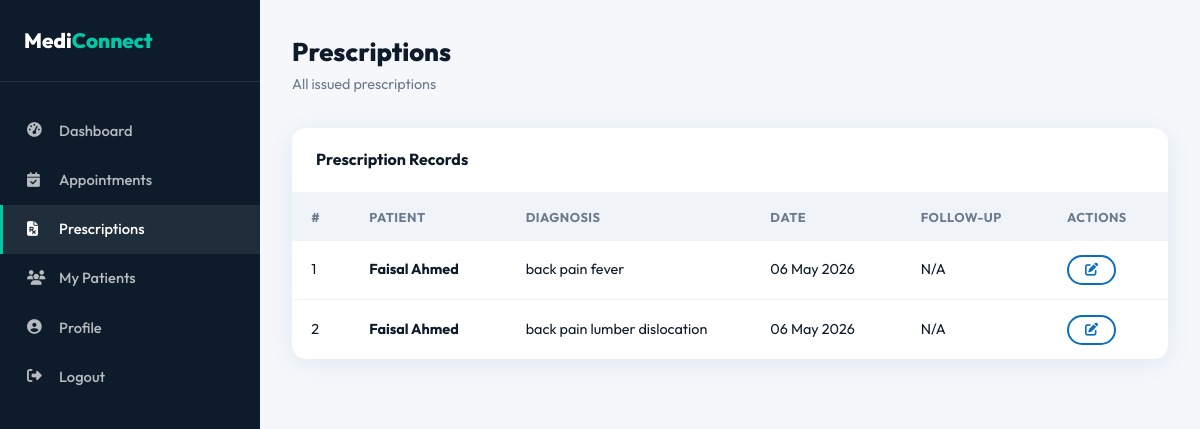
Page /doctor/prescriptions.php (signed in) on the committed database.
### tables this page shows
CREATE TABLE `prescriptions` (
  `id` int(11) NOT NULL,
  `appointment_id` int(11) NOT NULL,
  `patient_id` int(11) NOT NULL,
  `doctor_id` int(11) NOT NULL,
  `diagnosis` text DEFAULT NULL,
  `medicines` text DEFAULT NULL,
  `instructions` text DEFAULT NULL,
  `follow_up_date` date DEFAULT NULL,
  `file_path` varchar(255) DEFAULT NULL,
  `created_at` timestamp NOT NULL DEFAULT current_timestamp()
);

CREATE TABLE `users` (
  `id` int(11) NOT NULL,
  `full_name` varchar(100) NOT NULL,
  `email` varchar(100) NOT NULL,
  `password` varchar(255) NOT NULL,
  `phone` varchar(20) DEFAULT NULL,
  `date_of_birth` date DEFAULT NULL,
  `gender` enum('Male','Female','Other') DEFAULT NULL,
  `blood_group` varchar(5) DEFAULT NULL,
  `address` text DEFAULT NULL,
  `profile_pic` varchar(255) DEFAULT 'default.png',
  `created_at` timestamp NOT NULL DEFAULT current_timestamp()
);

### includes/functions.php (called while the page is built, shortened)
<?php
function formatDate($date) {
    return date('d M Y', strtotime($date));
}
?>

### doctor/prescriptions.php (the view, shortened to what this page needs)
<?php
require_once '../includes/functions.php';
$doc_id = $_SESSION['doctor_id'];
$prescriptions = mysqli_query($conn, "SELECT p.*, u.full_name as pat_name, u.phone as pat_phone FROM prescriptions p JOIN users u ON p.patient_id=u.id WHERE p.doctor_id=$doc_id ORDER BY p.created_at DESC");
?>
<!DOCTYPE html>
<html lang="en">
<head>
<link rel="stylesheet" href="https://cdnjs.cloudflare.com/ajax/libs/font-awesome/6.4.0/css/all.min.css">
<link rel="stylesheet" href="<?= SITE_URL ?>/css/style.css">
</head>
<body>
<div class="dashboard">
    <nav class="sidebar">
        <div class="sidebar-brand">Medi<span>Connect</span></div>
        <ul class="sidebar-menu">
            <li><a href="dashboard.php"><i class="fas fa-tachometer-alt"></i> Dashboard</a></li>
            <li><a href="appointments.php"><i class="fas fa-calendar-check"></i> Appointments</a></li>
            <li><a href="prescriptions.php" class="active"><i class="fas fa-file-prescription"></i> Prescriptions</a></li>
            <li><a href="patients.php"><i class="fas fa-users"></i> My Patients</a></li>
            <li><a href="profile.php"><i class="fas fa-user-circle"></i> Profile</a></li>
            <li><a href="../logout.php"><i class="fas fa-sign-out-alt"></i> Logout</a></li>
        </ul>
    </nav>
    <main class="dashboard-main">
        <div class="dash-header"><div><h1>Prescriptions</h1><p>All issued prescriptions</p></div></div>
        <div class="table-card">
            <div class="table-header"><h3>Prescription Records</h3></div>
            <table class="data-table">
                <thead><tr><th>#</th><th>Patient</th><th>Diagnosis</th><th>Date</th><th>Follow-up</th><th>Actions</th></tr></thead>
                <tbody>
                <?php $i=1; while ($p = mysqli_fetch_assoc($prescriptions)): ?>
                <tr>
                    <td><?= $i++ ?></td>
                    <td><strong><?= $p['pat_name'] ?></strong><br><span style="font-size:0.8rem;color:var(--gray);"><?= $p['pat_phone'] ?></span></td>
                    <td style="max-width:200px;font-size:0.9rem;"><?= strlen($p['diagnosis'])>80 ? substr($p['diagnosis'],0,80).'...' : $p['diagnosis'] ?></td>
                    <td><?= formatDate($p['created_at']) ?></td>
                    <td><?= $p['follow_up_date'] ? formatDate($p['follow_up_date']) : 'N/A' ?></td>
                    <td>
                        <a href="add-prescription.php?appointment_id=<?= $p['appointment_id'] ?>" class="btn btn-secondary btn-sm"><i class="fas fa-edit"></i></a>
                    </td>
                </tr>
                <?php endwhile; ?>
                </tbody>
            </table>
        </div>
    </main>
</div>
</body>
</html>

### css/style.css (style rules this page uses)
:root { --primary: #0A6EBD; --primary-dark: #054E8A; --primary-light: #E8F4FF; --secondary: #00C9A7; --accent: #FF6B35; --dark: #0D1B2A; --gray-dark: #2C3E50; --gray: #6B7A8D; --gray-light: #F0F4F8; --white: #FFFFFF; --danger: #E74C3C; --success: #27AE60; --warning: #F39C12; --shadow: 0 4px 24px rgba(10,110,189,0.10); --shadow-lg: 0 8px 40px rgba(10,110,189,0.18); --radius: 14px; --radius-sm: 8px; }
* { margin: 0; padding: 0; box-sizing: border-box; }
body { font-family: 'Outfit', sans-serif; color: var(--dark); background: var(--white); line-height: 1.6; }
.btn { display: inline-flex; align-items: center; gap: 8px; padding: 0.6rem 1.4rem; border-radius: 50px; font-family: 'Outfit', sans-serif; font-weight: 600; font-size: 0.9rem; cursor: pointer; transition: all 0.25s; border: none; text-decoration: none; }
.btn-secondary { background: var(--white); color: var(--primary); border: 2px solid var(--primary); }
.btn-sm { padding: 0.4rem 1rem; font-size: 0.82rem; }
.dashboard { display: flex; min-height: 100vh; }
.sidebar { width: 260px; background: var(--dark); padding: 1.5rem 0; position: sticky; top: 0; height: 100vh; overflow-y: auto; flex-shrink: 0; }
.sidebar .sidebar-brand { padding: 0 1.5rem 1.5rem; border-bottom: 1px solid rgba(255,255,255,0.1); margin-bottom: 1.5rem; font-size: 1.3rem; font-weight: 800; color: white; }
.sidebar .sidebar-brand span { color: var(--secondary); }
.sidebar-menu { list-style: none; }
.sidebar-menu a { display: flex; align-items: center; gap: 12px; padding: 0.8rem 1.5rem; color: rgba(255,255,255,0.7); text-decoration: none; font-weight: 500; font-size: 0.92rem; transition: all 0.2s; border-left: 3px solid transparent; }
.sidebar-menu a:hover, .sidebar-menu a.active { color: white; background: rgba(255,255,255,0.08); border-left-color: var(--secondary); }
.sidebar-menu a i { width: 20px; }
.dashboard-main { flex: 1; background: #F5F7FA; padding: 2rem; overflow-y: auto; }
.dash-header { display: flex; align-items: center; justify-content: space-between; margin-bottom: 2rem; }
.dash-header h1 { font-size: 1.6rem; font-weight: 800; }
.dash-header p { color: var(--gray); font-size: 0.9rem; }
.table-card { background: white; border-radius: var(--radius); box-shadow: var(--shadow); overflow: hidden; }
.table-card .table-header { padding: 1.2rem 1.5rem; border-bottom: 1px solid #f0f4f8; display: flex; align-items: center; justify-content: space-between; }
.table-card .table-header h3 { font-weight: 700; font-size: 1rem; }
.data-table { width: 100%; border-collapse: collapse; }
.data-table th { background: var(--gray-light); padding: 0.85rem 1.2rem; text-align: left; font-size: 0.8rem; font-weight: 700; color: var(--gray); text-transform: uppercase; letter-spacing: 0.5px; }
.data-table td { padding: 0.9rem 1.2rem; border-bottom: 1px solid #f0f4f8; font-size: 0.9rem; vertical-align: middle; }
.data-table tr:last-child td { border-bottom: none; }

### rows in the picture
prescriptions: users.full_name "Faisal Ahmed", diagnosis "back pain fever", created_at "06 May 2026", shows "N/A"
prescriptions: users.full_name "Faisal Ahmed", diagnosis "back pain lumber dislocation", created_at "06 May 2026", shows "N/A"
